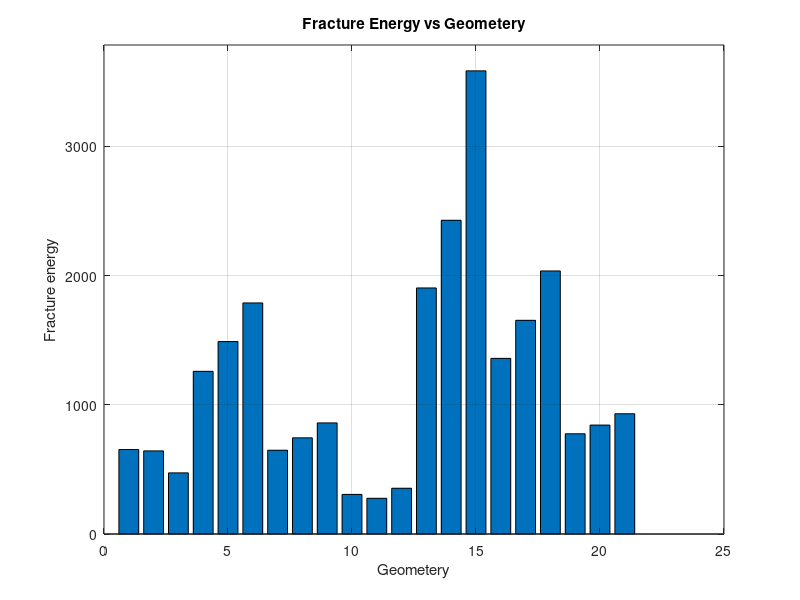

The MATLAB script that drew this image: (Note: this script raises an error after producing the figure.)
%% Determine Fracture energy 
clc,clear,close all

corexp = importdata("cordata.mat");

tnb = 15;  % [mm]
w = 45;  % [mm]
a = 22;  % [mm]
f = -4.5680;  % f(a/w)
E = 1.54*1E3; % [Mpa]


F = zeros(length(corexp),1);
K_1 = F;
for i = 1:105
    F(i) = max(corexp(i).data(:,1));

    K_1(i) = ( (F(i)) / (tnb * sqrt(w)) ) * f; 

end
K_1 = K_1';


% Fracture energy
G = ((K_1.^2) ./ E) * 1000; % [J/mm]

% plot(G,'.')
% bar(G)
clearvars b w a f E

%% Fracture energy mean
% Determine mean fracture energy for each geometery

inx = 1;
G_iSum = 0;
G_mean = zeros(1,length(G)/5);
for i = 1:length(G)
    G_iSum = G_iSum + G(i);
    if rem(i,5) == 0
        G_mean(inx) = G_iSum/5;
        inx = inx + 1;
        G_iSum = 0;
    end

end


%% Bar plot of fracture energy
% Relates geometery to fracture energy
% close

figure(1)
bar(G_mean)

title('Fracture Energy vs Geometery')
ylabel('Fracture energy')
xlabel('Geometery')
grid
ylim([0 max(G_mean+2E2)])
% Set ticks
% xticks([-3*pi -2*pi -pi 0 pi 2*pi 3*pi])
% xticklabels({'','3d_d1s1t1','-2\pi','-\pi','0','\pi','2\pi','3\pi'})

%% Bar plot of fracture energy to height
% 
% % Subplot fracture energy of geometery
figure(2)
sgtitle('Fracture energy vs Height')

% Titles
tph = ('3Dd1s1 d1s1 d1s2 d1s4 d2s1 d2s2 d2s4');
tph = split(tph);

for k = 1:length(G_mean)

    if rem(k,3) == 0       
        subplot(2,4,k/3)
        G_sub = [G_mean(k-2),G_mean(k-1),G_mean(k)];
        bar(G_sub)
        xticklabels({'t=1','t=2','t=4'})
        ylabel('Fracture energy')
%         ylim([0 max(G_mean+1E3)])
        title(tph(k/3))
        grid
    end
end



%% Bar plot of fracture energy to Spacing

% Exclude 3D
G_mean_mod = G_mean(4:end);


figure(3)
sgtitle('Fracture energy vs Spacing******NOT CORRECT******')

% Titles
tph = ('d1t1 d1t2 d1t4 d2t1 d2t2 d2t4');
tph = split(tph);

for i = 1:length(G_mean_mod)/3
        subplot(2,3,i)
        G_subn = [G_mean_mod(i),G_mean_mod(i+3),G_mean_mod(i+6)];
        bar(G_subn)
        xticklabels({'s=1','s=2','s=4'})
        ylabel('Fracture energy')
        title(tph(i))
        grid
    
end
%%%%%%%%%%%%%%%%%%%%%%%% NOT CORRECT  %%%%%%%%%%%%%%%%%%%%%%%

%% Confidence interval

    % Example
% load examgrades
% x = grades(:,1);
% pd = fitdist(x,'Normal')
% ci = paramci(pd,'Alpha',.01)

% First experiment (3d_d1s1t1)
G3111 = G(1:5);
% Assuming normal distrubition for each experiments
NormD = fitdist(G3111','Normal');
% fprintf(' mu = %.3f\n sigma = %.3f\n',NormD.mu,NormD.sigma)

% Confidence interval for 95%
ci = paramci(NormD,'alpha',0.5);

G3111_m = mean(G3111);
figure(4) 
hold on
bar(G3111_m)
plot(ci(1,1),'*')
plot(ci(2,1),'*')
hold off

%%%%%%%%%%%%%%%%%%%%%%%%%%%%%%%%%%%%%%%%%%%%
%%%%%%%%%%%%%%%%% Box plot %%%%%%%%%%%%%%%%%%
%%%%%%%%%%%%%%%%%%%%%%%%%%%%%%%%%%%%%%%%%%%%%
% Replacates the bar plots as box plots
% %% Box G vs height
% 
% tna = ones(1,5);  
% nob = repmat(2,1,5);
% tnc = repmat(4,1,5);
% 
% tn = cat(2,tna,nob,tnc);
% 
% 
% figure(5)
% % sgtitle('Fracture Energy vs Height')
% 
% 
% % Titles
% tph = ('3Dd1s1 d1s1 d1s2 d1s4 d2s1 d2s2 d2s4');
% tph = split(tph);
% 
% G_sub = 0;
% for i = 1:length(G)
%     if rem(i,15)==0
%         G_sub = G(i-14:i);
%         subplot(2,4,i/15)
%         boxplot(G_sub,tn)
%         title(tph(i/15))
%         xlabel('Height [mm]')
%         grid
%     end
% end
% 
% sgtitle('Fracture Energy vs Height')


%% Box G vs height - tile
tna = ones(1,5);  
tnb = repmat(2,1,5);
tnc= repmat(4,1,5);
tn = cat(2,tna,tnb,tnc);

figure(6)
% Titles
tph = ('3Dd1s1 d1s1 d1s2 d1s4 d2s1 d2s2 d2s4');
tph = split(tph);

t = tiledlayout(2,4);
title(t,'Fracture Energy vs Height')
for i = 1:length(G)
    if rem(i,15)==0
        G_sub = G(i-14:i);
        nexttile
        boxchart(tn,G_sub,'MarkerStyle','x')
%         boxplot(G_sub,no)
        title(tph(i/15))
        xlabel('Height [mm]')
        grid
    end
end

print('Fracture_energy_boxplot_vs_Height', '-depsc');  

%% box G vs Spacing - tile


figure(7)
% Exclude 3D
G_mod = G(16:end);

sn = tn;


% Titles
tph = ('d1t1 d1t2 d1t4 d2t1 d2t2 d2t4');
tph = split(tph);

t = tiledlayout(2,3);
title(t,'Fracture Energy vs Spacing')

for i = 1:length(G_mod)/3
    if i < 18
        if rem(i,5)==0
            nexttile
            G_subn = [G_mod(i-4:i),G_mod(i+15-4:i+15),G_mod(i+30-4:i+30)];
            boxchart(sn,G_subn,'MarkerStyle','x')
            title(tph(i/5))
            xlabel('Spacing [mm]')
            ylabel('Fracture energy')
            grid
        end

    elseif i > 19

        if rem(i,5)==0
            nexttile
            G_subn = [G_mod(i-4+30:i+30),G_mod(i+15-4+30:i+15+30),G_mod(i+30-4+30:i+30+30)];
            boxchart(sn,G_subn,'MarkerStyle','x')
            title(tph(i/5))
            xlabel('Spacing [mm]')
            ylabel('Fracture energy')
            grid
        end
    end
end

print('Fracture_energy_boxplot_vs_Spacing', '-depsc');  



%% box normalized vs height

% Load norm coeffcients (Determined in 'Linear_regerssion.m')
norm_cof = load('norm_cof');


figure(8)
% Titles
tph = ('3Dd1s1 d1s1 d1s2 d1s4 d2s1 d2s2 d2s4');
tph = split(tph);

t = tiledlayout(2,4);
title(t,'Fracture Energy vs Normalized Height')
for i = 1:length(G)
    if rem(i,15)==0
        G_sub = G(i-14:i);
        % Apply norm coefficients
        G_sub(6:10) = G_sub(6:10) * norm_cof.t_2v;
        G_sub(11:14) = G_sub(11:14) * norm_cof.t_4v;
        nexttile
        boxchart(tn,G_sub,'MarkerStyle','x')
        title(tph(i/15))
        xlabel('Height [mm]')
        grid
    end
end

print('Fracture_energy_boxplot_vs_Norm_Height', '-depsc');  



%% box normalized vs spacing
figure(9)

tph = ('d1t1 d1t2 d1t4 d2t1 d2t2 d2t4');
tph = split(tph);

t = tiledlayout(2,3);
title(t,'Fracture Energy vs Normalized Spacing')

for i = 1:length(G_mod)/3
    if i < 18
        if rem(i,5)==0
            nexttile
            G_subn = [G_mod(i-4:i),G_mod(i+15-4:i+15)*norm_cof.s_2v,G_mod(i+30-4:i+30)*norm_cof.s_4v];
            boxchart(sn,G_subn,'MarkerStyle','x')
            title(tph(i/5))
            xlabel('Spacing [mm]')
            ylabel('Fracture energy')
            grid
        end

    elseif i > 19

        if rem(i,5)==0
            nexttile
            G_subn = [G_mod(i-4+30:i+30),G_mod(i+15-4+30:i+15+30)...
                *norm_cof.s_2v,G_mod(i+30-4+30:i+30+30)*norm_cof.s_4v];
            boxchart(sn,G_subn,'MarkerStyle','x')
            title(tph(i/5))
            xlabel('Spacing [mm]')
            ylabel('Fracture energy')
            grid
        end
    end
end

print('Fracture_energy_boxplot_vs_Norm_Spacing', '-depsc'); 


%% Width normlized vs normlized height 

figure(10)

% Titles
tph = ('3Dd1s1 d1s1 d1s2 d1s4 d2s1 d2s2 d2s4');
tph = split(tph);

t = tiledlayout(2,4);
title(t,'Normalized Width Fracture Energy vs Height')
G_sub = 0;
for i = 1:length(G)
    if rem(i,15)==0
        G_sub = G(i-14:i);
        % Apply norm coefficients height
        G_sub(6:10) = G_sub(6:10) * norm_cof.t_2v;
        G_sub(11:14) = G_sub(11:14) * norm_cof.t_4v;
        if i < 46
            % Apply norm coefficients width
            G_sub = G_sub * norm_cof.d_2v;
        end
        nexttile
        boxchart(tn,G_sub,'MarkerStyle','x')
        title(tph(i/15))
        xlabel('Height [mm]')
        grid
    end
end

print('Fracture_energy_boxplot_vs_Height_Norm_Width', '-depsc'); 



%% Width normlized vs normlized Spacing

figure(11)

% Titles
tph = ('d1t1 d1t2 d1t4 d2t1 d2t2 d2t4');
tph = split(tph);

t = tiledlayout(2,3);
title(t,'Normalized width Fracture Energy vs Spacing')

for i = 1:length(G_mod)/3
    if i < 18
        if rem(i,5)==0
            nexttile
            G_subn = [G_mod(i-4:i),G_mod(i+15-4:i+15)*norm_cof.s_2v,G_mod(i+30-4:i+30)*norm_cof.s_4v];
            G_subn = G_subn * norm_cof.d_2v;
            boxchart(sn,G_subn,'MarkerStyle','x')
            title(tph(i/5))
            xlabel('Spacing [mm]')
            ylabel('Fracture energy')
            grid
        end

    elseif i > 19

        if rem(i,5)==0
            nexttile
            G_subn = [G_mod(i-4+30:i+30),G_mod(i+15-4+30:i+15+30)...
                *norm_cof.s_2v,G_mod(i+30-4+30:i+30+30)*norm_cof.s_4v];
            boxchart(sn,G_subn,'MarkerStyle','x')
            title(tph(i/5))
            xlabel('Spacing [mm]')
            ylabel('Fracture energy')
            grid
        end
    end
end



print('Fracture_energy_boxplot_vs_Spacing_Norm_Width', '-depsc'); 


